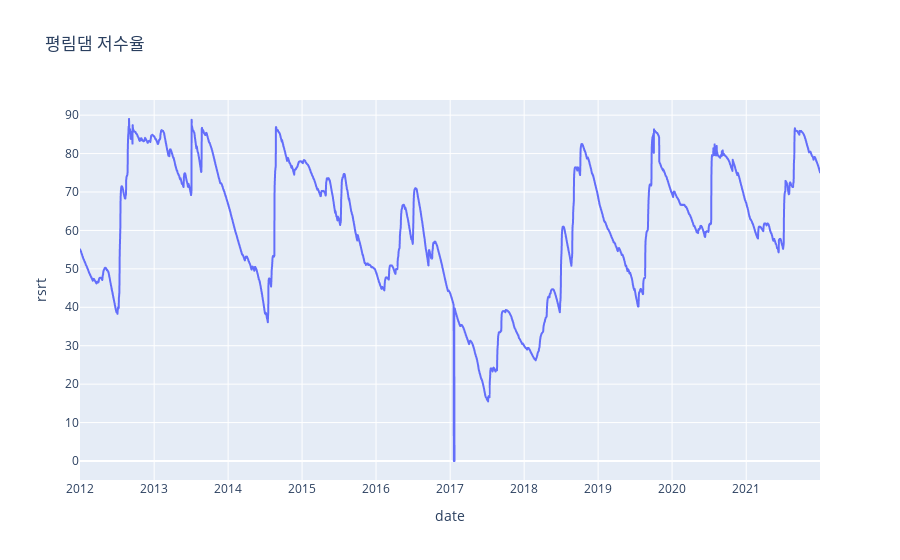

Notebook source saved alongside this figure:
### Code cell
fig = px.line(df1, x="date", y="rsrt", title='평림댐 저수율')
fig.show()

### Figure 1 — Plotly figure (JSON) as saved in the notebook; plotly's stock layout.template omitted (floating-point values rounded to 4 significant figures; data arrays with more than 128 entries replaced by an {"elided": "..."} marker saying what was removed)
{"data": [{"hovertemplate": "date=%{x}<br>rsrt=%{y}<extra></extra>", "legendgroup": "", "line": {"color": "#636efa", "dash": "solid"}, "marker": {"symbol": "circle"}, "mode": "lines", "name": "", "showlegend": false, "type": "scattergl", "x": {"elided": "3653 str values"}, "xaxis": "x", "y": {"elided": "3653 float values"}, "yaxis": "y"}], "layout": {"legend": {"tracegroupgap": 0}, "title": {"text": "평림댐 저수율"}, "xaxis": {"anchor": "y", "domain": [0, 1], "title": {"text": "date"}}, "yaxis": {"anchor": "x", "domain": [0, 1], "title": {"text": "rsrt"}}}}
